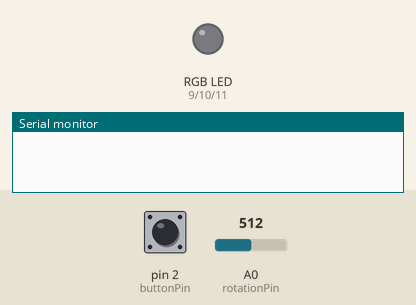
Recording of a sketch running on a simulated Arduino Uno, built with avr-gcc and run on an emulated ATmega328P. Shown: an RGB LED mixed from three pins (HIGH = lit), the last lines printed to the serial monitor. The inputs (shaded band) are chosen by the test bench; at power-on: pin 2 (buttonPin) LOW, A0 (rotationPin) = 512. Dim RGB values are drawn brighter than linear.

Above: at 1.2 s.
1.3 s: pin 2 (buttonPin) pulled HIGH for 1 s
At 3.4 s:
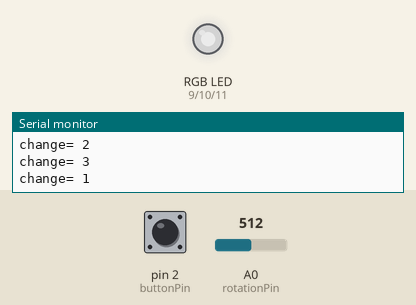
3.8 s: A0 (rotationPin) set to 716
At 5.0 s:
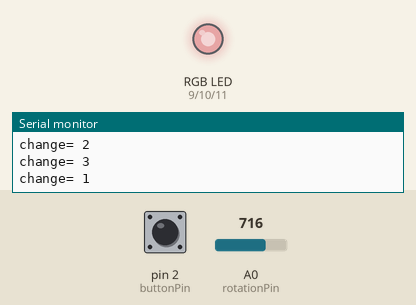
5.4 s: pin 2 (buttonPin) pulled HIGH for 0.15 s
At 6.4 s:
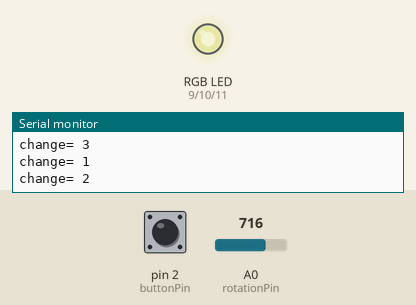
7.1 s: A0 (rotationPin) set to 900
At 7.7 s:
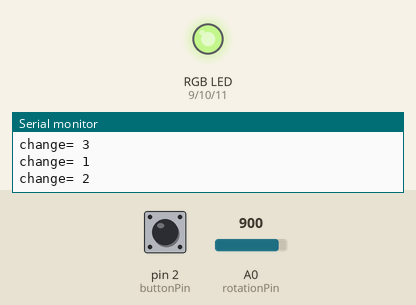
8.7 s: pin 2 (buttonPin) pulled HIGH for 0.15 s
At 10.1 s:
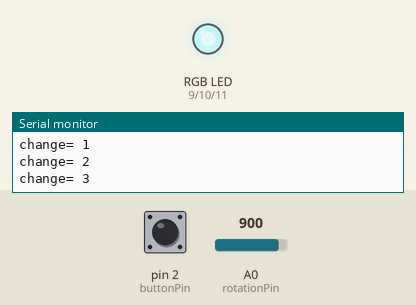
10.4 s: A0 (rotationPin) set to 122
At 11.6 s:
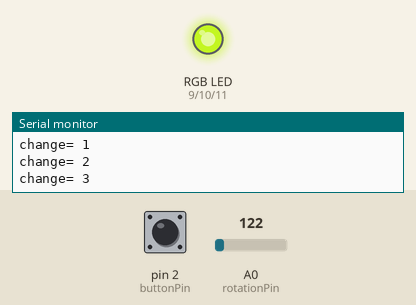
Timing chart, 0 to 13.0 s (numbered marks = the images above; inputs shaded):
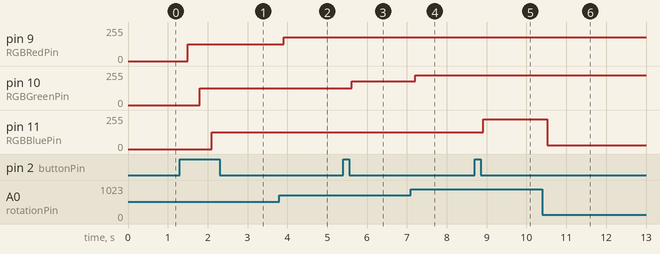

The sketch:

lab_6_level_31.ino
```cpp
//lab 6
//level 3
//NAME : Pranav Bhavsar
//date : 2023-02-23

int RGBRedPin = 9; //The red RGB LED is connected pin 9 of the Arduino.
int RGBGreenPin = 10; //The green RGB LED is connected pin 10 of the Arduino.
int RGBBluePin = 11; //The blue RGB LED is connected pin 11 of the Arduino.
int rotationPin = A0; //The rotation sensor is plugged into pin A0 of the Arduino.
int buttonPin = 2;
int initialValue = 0;
int change = 0;
int data = 0;
void setup() { //The Setup function runs once.
  Serial.begin(9600);
  pinMode(rotationPin, INPUT);//setup rotation pin
  pinMode(RGBRedPin, OUTPUT); //Setup red RGB LED pin as an output pin.
  pinMode(RGBGreenPin, OUTPUT); //Setup green RGB LED pin as an output pin.
  pinMode(RGBBluePin, OUTPUT); //Setup blue RGB LED pin as an output pin.
  pinMode(buttonPin, INPUT); //Setup button pin as an input with pull-up resistor.
}

void loop() {
      data = analogRead(rotationPin);
    data = map(data, 0, 1023, 0, 255);
    delay(100);

    // adding if statements
    if (digitalRead(buttonPin) == HIGH)
    {
        change++;
        if (change > 3)
        {
            change = 1;
        }
        Serial.print("change= ");
        Serial.println(change);
        delay(200);
    }
    if (change == 1)
    {
        analogWrite(RGBRedPin, data); // control the brightness of Red rgb
    }
    else if (change == 2)
    {
        analogWrite(RGBGreenPin, data); // control the brightness of Green rgb
    }
    else if (change == 3)
    {
        analogWrite(RGBBluePin, data); // control the brightness of Blue rgb

    }
}
```

Measured:
- after the input at 1.3 s, pin 9 (RGBRedPin): 0/255 → 127/255 after 0.20 s; pin 10 (RGBGreenPin): 0/255 → 127/255 after 0.50 s; pin 11 (RGBBluePin): 0/255 → 127/255 after 0.80 s
- after the input at 3.8 s, pin 9 (RGBRedPin): 127/255 → 178/255 after 0.11 s
- after the input at 5.4 s, pin 10 (RGBGreenPin): 127/255 → 178/255 after 0.21 s
- after the input at 7.1 s, pin 10 (RGBGreenPin): 178/255 → 224/255 after 0.11 s
- after the input at 8.7 s, pin 11 (RGBBluePin): 127/255 → 224/255 after 0.21 s
- after the input at 10.4 s, pin 11 (RGBBluePin): 224/255 → 30/255 after 0.12 s
